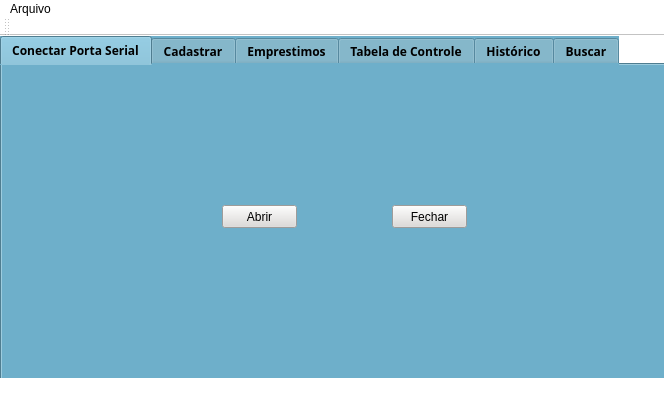
<?xml version="1.0" encoding="UTF-8"?>
<ui version="4.0">
 <class>MainWindow</class>
 <widget class="QMainWindow" name="MainWindow">
  <property name="geometry">
   <rect>
    <x>0</x>
    <y>0</y>
    <width>664</width>
    <height>400</height>
   </rect>
  </property>
  <property name="windowTitle">
   <string>MainWindow</string>
  </property>
  <property name="styleSheet">
   <string notr="true">background-color:#fff;
color :#000</string>
  </property>
  <widget class="QWidget" name="centralWidget">
   <widget class="QTabWidget" name="table">
    <property name="geometry">
     <rect>
      <x>0</x>
      <y>0</y>
      <width>671</width>
      <height>351</height>
     </rect>
    </property>
    <property name="font">
     <font>
      <family>Source Code Pro</family>
      <pointsize>9</pointsize>
      <weight>75</weight>
      <bold>true</bold>
     </font>
    </property>
    <property name="styleSheet">
     <string notr="true">background-color:#6eafca;
color :#000</string>
    </property>
    <property name="currentIndex">
     <number>0</number>
    </property>
    <widget class="QWidget" name="widget">
     <attribute name="title">
      <string>Conectar Porta Serial</string>
     </attribute>
     <widget class="QPushButton" name="btn_okPortaSerial">
      <property name="geometry">
       <rect>
        <x>220</x>
        <y>140</y>
        <width>75</width>
        <height>23</height>
       </rect>
      </property>
      <property name="font">
       <font/>
      </property>
      <property name="cursor">
       <cursorShape>PointingHandCursor</cursorShape>
      </property>
      <property name="styleSheet">
       <string notr="true">background-color:#dddbd8;
color :#000</string>
      </property>
      <property name="text">
       <string>Abrir</string>
      </property>
     </widget>
     <widget class="QWidget" name="layoutWidget">
      <property name="geometry">
       <rect>
        <x>180</x>
        <y>90</y>
        <width>309</width>
        <height>22</height>
       </rect>
      </property>
      <layout class="QHBoxLayout" name="horizontalLayout">
       <item>
        <widget class="QLabel" name="lbl_portaSerial">
         <property name="font">
          <font>
           <family>Source Code Pro</family>
           <pointsize>9</pointsize>
           <weight>75</weight>
           <bold>true</bold>
          </font>
         </property>
         <property name="cursor">
          <cursorShape>ArrowCursor</cursorShape>
         </property>
         <property name="text">
          <string>Informe o nome da porta:</string>
         </property>
        </widget>
       </item>
       <item>
        <widget class="QComboBox" name="cb_serial">
         <property name="styleSheet">
          <string notr="true">background-color:#dddbd8;
color :#000</string>
         </property>
        </widget>
       </item>
      </layout>
     </widget>
     <widget class="QLabel" name="lbl_serial">
      <property name="geometry">
       <rect>
        <x>190</x>
        <y>120</y>
        <width>301</width>
        <height>16</height>
       </rect>
      </property>
      <property name="font">
       <font>
        <family>Source Code Pro</family>
        <pointsize>9</pointsize>
        <weight>75</weight>
        <bold>true</bold>
       </font>
      </property>
      <property name="text">
       <string/>
      </property>
     </widget>
     <widget class="QPushButton" name="btn_closeSerial">
      <property name="geometry">
       <rect>
        <x>390</x>
        <y>140</y>
        <width>75</width>
        <height>23</height>
       </rect>
      </property>
      <property name="cursor">
       <cursorShape>PointingHandCursor</cursorShape>
      </property>
      <property name="styleSheet">
       <string notr="true">background-color:#dddbd8;
color :#000</string>
      </property>
      <property name="text">
       <string>Fechar</string>
      </property>
     </widget>
     <widget class="QLabel" name="label">
      <property name="geometry">
       <rect>
        <x>20</x>
        <y>50</y>
        <width>131</width>
        <height>131</height>
       </rect>
      </property>
      <property name="text">
       <string/>
      </property>
      <property name="pixmap">
       <pixmap>../../Pictures/logo stock.png</pixmap>
      </property>
      <property name="scaledContents">
       <bool>true</bool>
      </property>
     </widget>
    </widget>
    <widget class="QWidget" name="tab_2">
     <attribute name="title">
      <string>Cadastrar</string>
     </attribute>
     <widget class="QGroupBox" name="gb_cadastro">
      <property name="geometry">
       <rect>
        <x>40</x>
        <y>70</y>
        <width>581</width>
        <height>111</height>
       </rect>
      </property>
      <property name="title">
       <string/>
      </property>
      <widget class="QWidget" name="layoutWidget">
       <property name="geometry">
        <rect>
         <x>140</x>
         <y>20</y>
         <width>323</width>
         <height>22</height>
        </rect>
       </property>
       <layout class="QHBoxLayout" name="horizontalLayout_4">
        <item>
         <widget class="QLabel" name="lbl_nomeObjeto">
          <property name="font">
           <font>
            <family>Source Code Pro</family>
            <pointsize>9</pointsize>
            <weight>75</weight>
            <bold>true</bold>
           </font>
          </property>
          <property name="text">
           <string>Informe o nome do objeto: </string>
          </property>
         </widget>
        </item>
        <item>
         <widget class="QLineEdit" name="le_nomeObjeto">
          <property name="font">
           <font/>
          </property>
          <property name="styleSheet">
           <string notr="true">background-color:#fff;
color :#000</string>
          </property>
         </widget>
        </item>
       </layout>
      </widget>
      <widget class="QLabel" name="lbl_leitura">
       <property name="geometry">
        <rect>
         <x>120</x>
         <y>50</y>
         <width>361</width>
         <height>21</height>
        </rect>
       </property>
       <property name="font">
        <font>
         <family>Source Code Pro</family>
         <pointsize>9</pointsize>
         <weight>75</weight>
         <bold>true</bold>
        </font>
       </property>
       <property name="text">
        <string/>
       </property>
      </widget>
      <widget class="QPushButton" name="Inserir">
       <property name="geometry">
        <rect>
         <x>280</x>
         <y>80</y>
         <width>75</width>
         <height>23</height>
        </rect>
       </property>
       <property name="cursor">
        <cursorShape>PointingHandCursor</cursorShape>
       </property>
       <property name="styleSheet">
        <string notr="true">background-color:#dddbd8;
color :#000</string>
       </property>
       <property name="text">
        <string>Inserir</string>
       </property>
      </widget>
     </widget>
    </widget>
    <widget class="QWidget" name="tab_3">
     <attribute name="title">
      <string>Emprestimos</string>
     </attribute>
     <widget class="QGroupBox" name="gb_abaEmprestimo">
      <property name="geometry">
       <rect>
        <x>0</x>
        <y>0</y>
        <width>661</width>
        <height>331</height>
       </rect>
      </property>
      <property name="title">
       <string/>
      </property>
      <widget class="QPushButton" name="btn_emprestimo">
       <property name="geometry">
        <rect>
         <x>270</x>
         <y>40</y>
         <width>101</width>
         <height>23</height>
        </rect>
       </property>
       <property name="cursor">
        <cursorShape>PointingHandCursor</cursorShape>
       </property>
       <property name="styleSheet">
        <string notr="true">background-color:#dddbd8;
color :#000</string>
       </property>
       <property name="text">
        <string>OK</string>
       </property>
      </widget>
      <widget class="QLabel" name="lbl_msgEmprestimo">
       <property name="geometry">
        <rect>
         <x>120</x>
         <y>10</y>
         <width>401</width>
         <height>20</height>
        </rect>
       </property>
       <property name="font">
        <font>
         <family>Source Code Pro</family>
         <pointsize>9</pointsize>
         <weight>75</weight>
         <bold>true</bold>
        </font>
       </property>
       <property name="text">
        <string/>
       </property>
      </widget>
      <widget class="QTableWidget" name="tabelaEmprestimo">
       <property name="geometry">
        <rect>
         <x>0</x>
         <y>150</y>
         <width>661</width>
         <height>161</height>
        </rect>
       </property>
       <property name="font">
        <font/>
       </property>
       <property name="styleSheet">
        <string notr="true">background-color:#e7e7e7;
color :#000</string>
       </property>
       <attribute name="horizontalHeaderDefaultSectionSize">
        <number>219</number>
       </attribute>
       <column>
        <property name="text">
         <string>Nome</string>
        </property>
       </column>
       <column>
        <property name="text">
         <string>Item</string>
        </property>
       </column>
       <column>
        <property name="text">
         <string>Data do Empréstimo</string>
        </property>
       </column>
      </widget>
      <widget class="QGroupBox" name="gb_Emprestimo">
       <property name="geometry">
        <rect>
         <x>0</x>
         <y>80</y>
         <width>661</width>
         <height>71</height>
        </rect>
       </property>
       <property name="title">
        <string/>
       </property>
       <widget class="QWidget" name="layoutWidget">
        <property name="geometry">
         <rect>
          <x>110</x>
          <y>10</y>
          <width>439</width>
          <height>50</height>
         </rect>
        </property>
        <layout class="QHBoxLayout" name="horizontalLayout_3">
         <item>
          <widget class="QLabel" name="lbl_nomeEmprestimo">
           <property name="font">
            <font>
             <family>Source Code Pro</family>
             <pointsize>9</pointsize>
             <weight>75</weight>
             <bold>true</bold>
            </font>
           </property>
           <property name="text">
            <string>Nome:</string>
           </property>
          </widget>
         </item>
         <item>
          <spacer name="horizontalSpacer">
           <property name="orientation">
            <enum>Qt::Horizontal</enum>
           </property>
           <property name="sizeHint" stdset="0">
            <size>
             <width>40</width>
             <height>20</height>
            </size>
           </property>
          </spacer>
         </item>
         <item>
          <widget class="QLineEdit" name="le_nomeEmprestimo">
           <property name="styleSheet">
            <string notr="true">background-color:#fff;
color :#000</string>
           </property>
          </widget>
         </item>
        </layout>
       </widget>
      </widget>
     </widget>
    </widget>
    <widget class="QWidget" name="tab">
     <attribute name="title">
      <string>Tabela de Controle</string>
     </attribute>
     <widget class="QTableWidget" name="tabela">
      <property name="geometry">
       <rect>
        <x>0</x>
        <y>40</y>
        <width>661</width>
        <height>251</height>
       </rect>
      </property>
      <property name="font">
       <font>
        <family>Source Code Pro</family>
        <weight>75</weight>
        <bold>true</bold>
       </font>
      </property>
      <property name="styleSheet">
       <string notr="true">background-color:#e7e7e7;
color :#000</string>
      </property>
      <attribute name="horizontalHeaderDefaultSectionSize">
       <number>219</number>
      </attribute>
      <column>
       <property name="text">
        <string>Item</string>
       </property>
      </column>
      <column>
       <property name="text">
        <string>Código do Item</string>
       </property>
      </column>
      <column>
       <property name="text">
        <string>Disponibilidade</string>
       </property>
      </column>
     </widget>
    </widget>
    <widget class="QWidget" name="tab_4">
     <attribute name="title">
      <string>Histórico</string>
     </attribute>
     <widget class="QTableWidget" name="tabelaHistorico">
      <property name="geometry">
       <rect>
        <x>0</x>
        <y>40</y>
        <width>661</width>
        <height>251</height>
       </rect>
      </property>
      <property name="styleSheet">
       <string notr="true">background-color:#e7e7e7;
color :#000</string>
      </property>
      <attribute name="horizontalHeaderDefaultSectionSize">
       <number>164</number>
      </attribute>
      <column>
       <property name="text">
        <string>Item</string>
       </property>
      </column>
      <column>
       <property name="text">
        <string>Nome</string>
       </property>
      </column>
      <column>
       <property name="text">
        <string>Data de Retirada</string>
       </property>
      </column>
      <column>
       <property name="text">
        <string>Devolução</string>
       </property>
      </column>
     </widget>
    </widget>
    <widget class="QWidget" name="tab_5">
     <attribute name="title">
      <string>Buscar</string>
     </attribute>
     <widget class="QLabel" name="lbl_msgBusca">
      <property name="geometry">
       <rect>
        <x>90</x>
        <y>100</y>
        <width>441</width>
        <height>21</height>
       </rect>
      </property>
      <property name="font">
       <font>
        <family>Source Code Pro</family>
        <pointsize>9</pointsize>
        <weight>75</weight>
        <bold>true</bold>
       </font>
      </property>
      <property name="text">
       <string/>
      </property>
     </widget>
     <widget class="QWidget" name="layoutWidget_2">
      <property name="geometry">
       <rect>
        <x>90</x>
        <y>10</y>
        <width>439</width>
        <height>50</height>
       </rect>
      </property>
      <layout class="QHBoxLayout" name="horizontalLayout_5">
       <item>
        <widget class="QLabel" name="lbl_NomeBusca">
         <property name="font">
          <font>
           <family>Source Code Pro</family>
           <pointsize>9</pointsize>
           <weight>75</weight>
           <bold>true</bold>
          </font>
         </property>
         <property name="text">
          <string>Informe o nome do item:</string>
         </property>
        </widget>
       </item>
       <item>
        <spacer name="horizontalSpacer_2">
         <property name="orientation">
          <enum>Qt::Horizontal</enum>
         </property>
         <property name="sizeHint" stdset="0">
          <size>
           <width>40</width>
           <height>20</height>
          </size>
         </property>
        </spacer>
       </item>
       <item>
        <widget class="QLineEdit" name="le_buscarNome">
         <property name="styleSheet">
          <string notr="true">background-color:#fff;
color :#000</string>
         </property>
        </widget>
       </item>
      </layout>
     </widget>
     <widget class="QPushButton" name="btn_buscar">
      <property name="geometry">
       <rect>
        <x>270</x>
        <y>70</y>
        <width>75</width>
        <height>23</height>
       </rect>
      </property>
      <property name="cursor">
       <cursorShape>PointingHandCursor</cursorShape>
      </property>
      <property name="styleSheet">
       <string notr="true">background-color:#dddbd8;
color :#000</string>
      </property>
      <property name="text">
       <string>Buscar</string>
      </property>
     </widget>
     <widget class="QTableWidget" name="tabelaBusca">
      <property name="geometry">
       <rect>
        <x>10</x>
        <y>130</y>
        <width>641</width>
        <height>151</height>
       </rect>
      </property>
      <property name="styleSheet">
       <string notr="true">background-color:#e7e7e7;
color :#000</string>
      </property>
      <attribute name="horizontalHeaderDefaultSectionSize">
       <number>212</number>
      </attribute>
      <column>
       <property name="text">
        <string>Item</string>
       </property>
      </column>
      <column>
       <property name="text">
        <string>Código</string>
       </property>
      </column>
      <column>
       <property name="text">
        <string>Disponibilidade</string>
       </property>
      </column>
     </widget>
     <widget class="QPushButton" name="pushButton">
      <property name="geometry">
       <rect>
        <x>474</x>
        <y>290</y>
        <width>131</width>
        <height>23</height>
       </rect>
      </property>
      <property name="cursor">
       <cursorShape>PointingHandCursor</cursorShape>
      </property>
      <property name="styleSheet">
       <string notr="true">background-color:#dddbd8;
color :#000</string>
      </property>
      <property name="text">
       <string>Limpar tabela</string>
      </property>
     </widget>
    </widget>
   </widget>
  </widget>
  <widget class="QMenuBar" name="menuBar">
   <property name="geometry">
    <rect>
     <x>0</x>
     <y>0</y>
     <width>664</width>
     <height>21</height>
    </rect>
   </property>
   <widget class="QMenu" name="menuArquivo">
    <property name="title">
     <string>Arquivo</string>
    </property>
    <addaction name="separator"/>
    <addaction name="actionSalvar"/>
    <addaction name="actionCarregar"/>
   </widget>
   <addaction name="menuArquivo"/>
  </widget>
  <widget class="QToolBar" name="mainToolBar">
   <attribute name="toolBarArea">
    <enum>TopToolBarArea</enum>
   </attribute>
   <attribute name="toolBarBreak">
    <bool>false</bool>
   </attribute>
  </widget>
  <widget class="QStatusBar" name="statusBar"/>
  <action name="actionNovo_Cadastro">
   <property name="text">
    <string>Novo Cadastro</string>
   </property>
  </action>
  <action name="actionSalvar">
   <property name="text">
    <string>Salvar</string>
   </property>
   <property name="shortcut">
    <string>Ctrl+S</string>
   </property>
  </action>
  <action name="actionCarregar">
   <property name="text">
    <string>Carregar</string>
   </property>
   <property name="shortcut">
    <string>Ctrl+O</string>
   </property>
  </action>
 </widget>
 <layoutdefault spacing="6" margin="11"/>
 <resources/>
 <connections/>
</ui>
